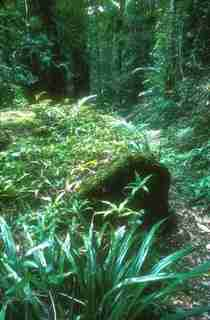
#> input picture r1.jpg, 210 x 320 px, found by its file name
$ python getHarrisPoints.py
#> lines starting #> are read from the running program, lines starting #| are printed output that depends on the picture; after the words box and inside, x2 and y2 are one past the last pixel; in counts of white or black regions, pixels touching at a corner belong together
import numpy as np
import cv2 as cv
from numpy.core.fromnumeric import shape
from scipy import ndimage
from scipy.ndimage.filters import sobel
# from utils import imfilter

def fspecial_gaussian(size, sigma=0.5):
    m = (size-1) / 2
    y, x = np.ogrid[-m:m+1, -m:m+1]
    h = np.exp(-(x*x + y*y) / (2*sigma*sigma))
    h[h < np.finfo(h.dtype).eps*h.max()] = 0
    sumh = h.sum()
    if sumh != 0:
        h /= sumh
    return h

def get_harris_points(I, alpha, k=0.06):
    h=I.shape[0]
    w=I.shape[1]

    if len(I.shape) == 3 and I.shape[2] == 3:
        I = cv.cvtColor(I, cv.COLOR_RGB2GRAY)
    if I.max() > 1.0:
        I = I / 255.0

    # -----fill in your implementation here --------
    grad_x,grad_y=gradient(I)
    #k=0.06
    Gauss_kernal=fspecial_gaussian(3,0.5)
    #cv.filter2D()
    mat_A=cv.filter2D(grad_x*grad_x,-1,Gauss_kernal)
    mat_B=cv.filter2D(grad_x*grad_y,-1,Gauss_kernal)
    mat_C=mat_B
    mat_D=cv.filter2D(grad_y*grad_y,-1,Gauss_kernal)
    #harris_index=((grad_x*grad_x)*(grad_y*grad_y)-(grad_x*grad_y)*(grad_x*grad_y))
    #-k*((grad_x*grad_x)+(grad_y*grad_y))

    harris_index=(mat_A*mat_D)-(mat_B*mat_C)-(mat_A+mat_B)*(mat_A+mat_B)

    k_th_max_harris=max(0,np.partition(harris_index.flatten(), -1*alpha)[-1*alpha])
    flag_index=np.where(harris_index>=k_th_max_harris,1,0)
    points=[]
    for i in range(h):
        for j in range(w):
            if (flag_index[i][j]==1):
                points.append((i,j))


    # ----------------------------------------------

    return points

def gradient(I):# I in grey scale

    #using sobel to calculate grdient
    #I = cv.cvtColor(I, cv.COLOR_RGB2GRAY)
    #I = cv.copyMakeBorder(I, 1, 1, 1, 1, cv.BORDER_REPLICATE ) #padding for 3x3
    kernal_y=np.zeros((3,3))
    kernal_y[0,0]=-1
    kernal_y[0,1]=-2
    kernal_y[0,2]=-1

    kernal_y[2,0]=1
    kernal_y[2,1]=2
    kernal_y[2,2]=1

    kernal_x=np.zeros((3,3))
    kernal_x[0,0]=-1
    kernal_x[1,0]=-2
    kernal_x[2,0]=-1

    kernal_x[0,2]=1
    kernal_x[1,2]=2
    kernal_x[2,2]=1
    print(I.shape)
    print(type(I))

    grad_map_x=cv.filter2D(I,-1,kernal_x)
    grad_map_y=cv.filter2D(I,-1,kernal_y)

    print(grad_map_x.shape)
    return grad_map_x,grad_map_y
if __name__=='__main__':
    path= r'C:\Study\UA\811\Assignments\assignment_mm811t\python\r1.jpg'
    img1=cv.imread(path)
#> img1 is the input picture: shape (320, 210, 3); mean B, G, R 74.5, 107.7, 66.6
    print(img1.dtype)
#| uint8
    a,b=gradient(img1)
#| (320, 210, 3)
#| <class 'numpy.ndarray'>
#> in gradient, `grad_map_x=cv.filter2D(I,-1,kernal_x)`:
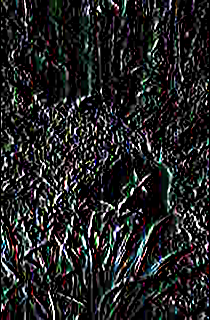
#> grad_map_x: shape (320, 210, 3); mean B, G, R 36.5, 36.2, 35.6
#> in gradient, `grad_map_y=cv.filter2D(I,-1,kernal_y)`:
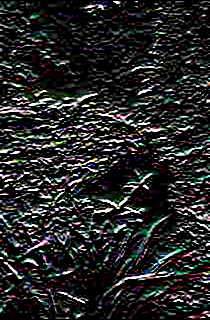
#> grad_map_y: shape (320, 210, 3); mean B, G, R 39, 39, 38.5
#| (320, 210, 3)
    points=get_harris_points(img1,500,0.06)
#> in get_harris_points, `I = cv.cvtColor(I, cv.COLOR_RGB2GRAY)`:
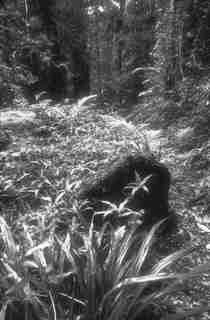
#> I: shape (320, 210); min 3, max 255, mean 93
#| (320, 210)
#| <class 'numpy.ndarray'>
#| (320, 210)
#> in get_harris_points, `mat_B=cv.filter2D(grad_x*grad_y,-1,Gauss_kernal)`:
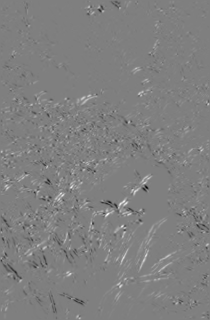
#> mat_B: shape (320, 210) float64; min -3.14, max 3.14, mean 0.0167; drawn with min black and max white
#> in get_harris_points, `harris_index=(mat_A*mat_D)-(mat_B*mat_C)-(mat_A+mat_B)*(mat_A+mat_B)`:
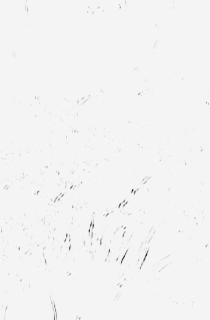
#> harris_index: shape (320, 210) float64; min -57.18, max 2.34, mean -0.238; drawn with min black and max white
#> in get_harris_points, `k_th_max_harris=max(0,np.partition(harris_index.flatten(), -1*alpha)[-..`: k_th_max_harris = 0.157
#> in get_harris_points, `flag_index=np.where(harris_index>=k_th_max_harris,1,0)`:
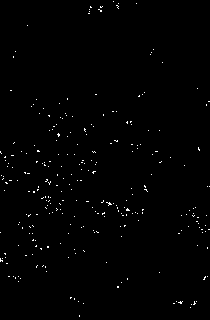
#> flag_index: shape (320, 210) int64; values 0 (black) and 1 (white), 0.74% white in thin lines or dots
#> points = 500 pairs, first value 1 to 316, second value 0 to 209
    for i in points:
        cv.circle(img1,(i[1],i[0]),1,(255,0,0),1)
#> this loop made 500 passes
#> i on passes 1 to 3: (1, 113), (3, 118), (3, 136)
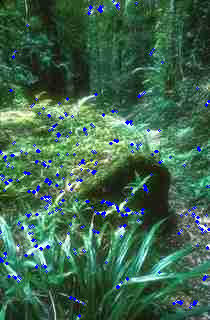
#> img1: shape (320, 210, 3); 2.57% of pixels changed, all inside (x1, y1, x2, y2) = (0, 0, 210, 318)
    while(1):
        cv.imshow('ans',img1)
        cv.imshow('b',b)
        if cv.waitKey(10) == ord('Q'):
#> (key Q is pressed here)
            break

# def top_k(arr): #return the k-th max value's index
#     ind=0
#     return ind

$ run again, with r2.jpg copied over r1.jpg
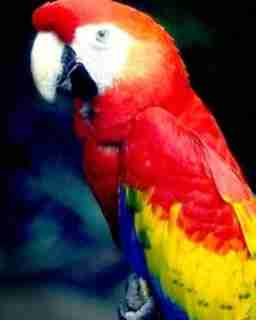
#> input picture r2.jpg, 256 x 320 px, found by its file name
#> img1 is the input picture: shape (320, 256, 3); mean B, G, R 50.9, 61.8, 109.6
#| uint8
#| (320, 256, 3)
#| <class 'numpy.ndarray'>
#| (320, 256, 3)
#| (320, 256)
#| <class 'numpy.ndarray'>
#> grad_map_x: shape (320, 256) float64
#> grad_map_y: shape (320, 256) float64
#| (320, 256)
#> k_th_max_harris = 0.00514
#> in get_harris_points, `flag_index=np.where(harris_index>=k_th_max_harris,1,0)`:
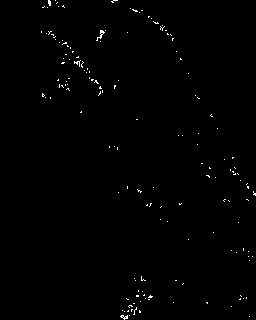
#> flag_index: shape (320, 256) int64; values 0 (black) and 1 (white), 0.61% white in thin lines or dots, all inside (x1, y1, x2, y2) = (41, 0, 256, 320)
#> `points=get_harris_points(img1,500,0.06)`: points = 500 pairs, first value 0 to 319, second value 41 to 255
#> the loop `for i in points:` made 500 passes
#> i on passes 1 to 3: (0, 48), (0, 49), (0, 55)
#> after the loop `for i in points:`:
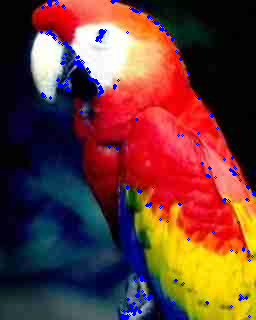
#> img1: shape (320, 256, 3); 1.82% of pixels changed, all inside (x1, y1, x2, y2) = (40, 0, 256, 320)

$ run again, with 1.jpg copied over r1.jpg
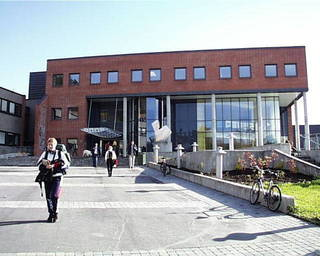
#> input picture 1.jpg, 320 x 256 px, found by its file name
#> img1 is the input picture: shape (256, 320, 3); mean B, G, R 164.4, 160.2, 158.7
#| uint8
#| (256, 320, 3)
#| <class 'numpy.ndarray'>
#| (256, 320, 3)
#| (256, 320)
#| <class 'numpy.ndarray'>
#> grad_map_x: shape (256, 320) float64
#> grad_map_y: shape (256, 320) float64
#| (256, 320)
#> k_th_max_harris = 0.381
#> in get_harris_points, `flag_index=np.where(harris_index>=k_th_max_harris,1,0)`:
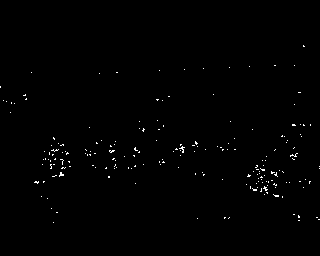
#> flag_index: shape (256, 320) int64; values 0 (black) and 1 (white), 0.61% white in thin lines or dots, all inside (x1, y1, x2, y2) = (0, 45, 320, 223)
#> `points=get_harris_points(img1,500,0.06)`: points = 500 pairs, first value 45 to 222, second value 0 to 319
#> the loop `for i in points:` made 500 passes
#> i on passes 1 to 3: (45, 303), (46, 303), (46, 304)
#> after the loop `for i in points:`:
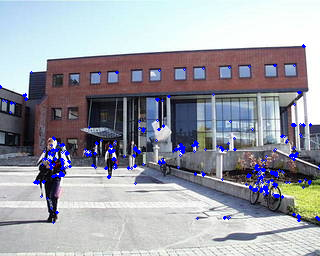
#> img1: shape (256, 320, 3); 1.94% of pixels changed, all inside (x1, y1, x2, y2) = (0, 44, 320, 224)

$ run again, with air1.jpg copied over r1.jpg
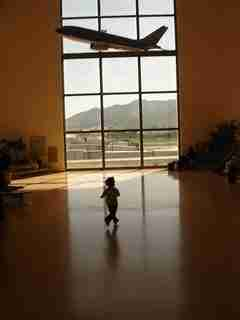
#> input picture air1.jpg, 240 x 320 px, found by its file name
#> img1 is the input picture: shape (320, 240, 3); mean B, G, R 65.2, 84.5, 106
#| uint8
#| (320, 240, 3)
#| <class 'numpy.ndarray'>
#| (320, 240, 3)
#| (320, 240)
#| <class 'numpy.ndarray'>
#> grad_map_x: shape (320, 240) float64
#> grad_map_y: shape (320, 240) float64
#| (320, 240)
#> k_th_max_harris = 0.06
#> flag_index: shape (320, 240) int64; values 0 (black) and 1 (white), 0.65% white in thin lines or dots, all inside (x1, y1, x2, y2) = (8, 13, 179, 231)
#> `points=get_harris_points(img1,500,0.06)`: points = 500 pairs, first value 13 to 230, second value 8 to 178
#> the loop `for i in points:` made 500 passes
#> i on passes 1 to 3: (13, 140), (13, 172), (14, 134)
#> after the loop `for i in points:`:
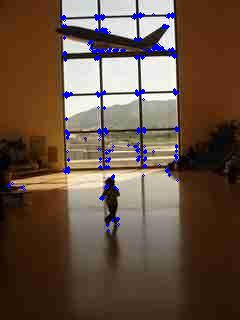
#> img1: shape (320, 240, 3); 1.89% of pixels changed, all inside (x1, y1, x2, y2) = (7, 12, 180, 232)
